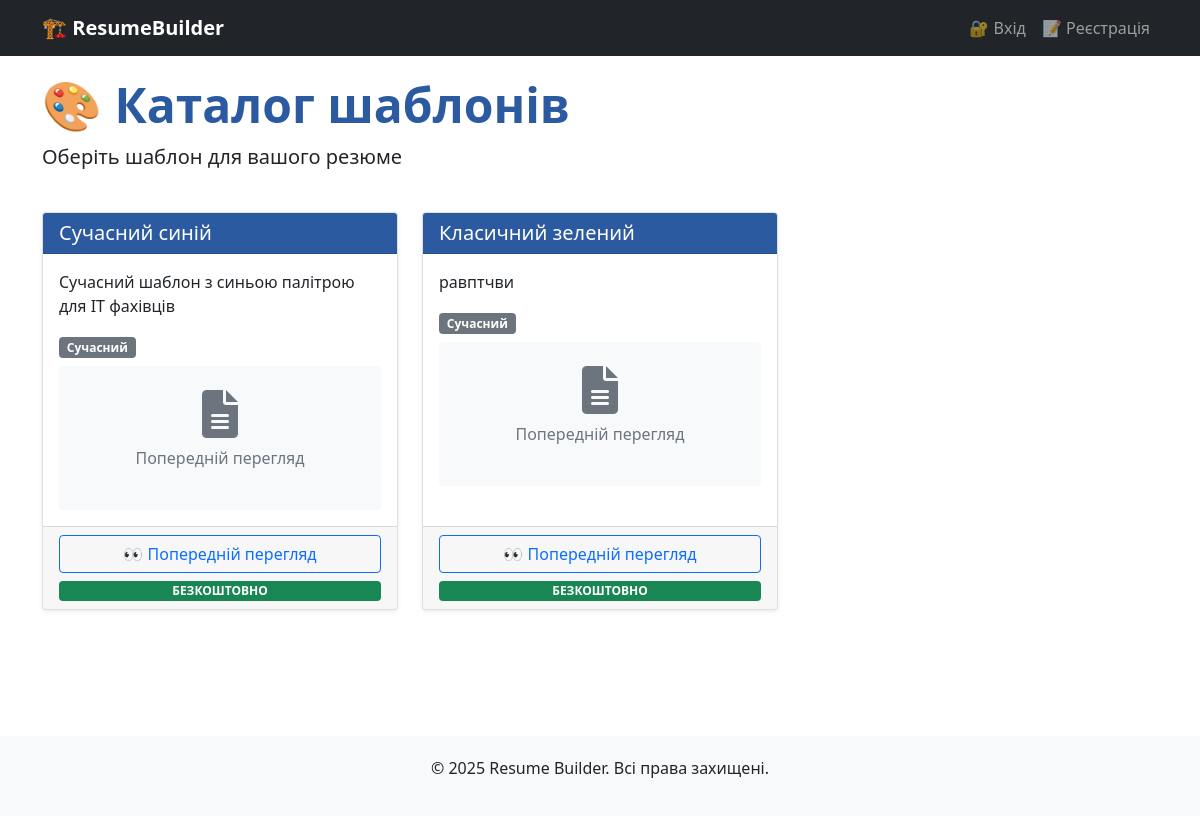
/templates/, run on the app's committed database.
### resumes/models.py (models this page shows, shortened)
class ResumeTemplate(models.Model):
    TEMPLATE_TYPES = [
        ('modern', 'Сучасний'),
        ('classic', 'Класичний'),
        ('creative', 'Креативний'),
        ('minimal', 'Мінімалістичний'),
    ]
    name = models.CharField(max_length=100, verbose_name="Назва шаблону")
    description = models.TextField(verbose_name="Опис")
    template_type = models.CharField(max_length=20, choices=TEMPLATE_TYPES, default='modern', verbose_name="Тип шаблону")
    preview_image = models.ImageField(upload_to='template_previews/', blank=True, null=True, verbose_name="Зображення перегляду")
    html_template = models.TextField(verbose_name="HTML шаблон")
    css_styles = models.TextField(verbose_name="CSS стилі")
    is_active = models.BooleanField(default=True, verbose_name="Активний")
    is_premium = models.BooleanField(default=False, verbose_name="Преміум")
    price = models.DecimalField(max_digits=6, decimal_places=2, default=0, verbose_name="Ціна")
    created_at = models.DateTimeField(auto_now_add=True)
    class Meta:
        verbose_name = "Шаблон резюме"
        verbose_name_plural = "Шаблони резюме"

### resumes/views.py (the view)
# urls.py: path('templates/', views.template_catalog, name='template_catalog'),
def template_catalog(request):
    templates = ResumeTemplate.objects.filter(is_active=True)
    return render(request, 'resumes/template_catalog.html', {'templates': templates})

### templates/resumes/template_catalog.html (shortened to what this page needs)
{% extends 'base.html' %}
{% block content %}
<div class="container">
    <div class="row mb-4">
        <div class="col-12">
            <h1 class="display-5 fw-bold text-primary">🎨 Каталог шаблонів</h1>
            <p class="lead">Оберіть шаблон для вашого резюме</p>
        </div>
    </div>
    <div class="row">
        {% for template in templates %}
        <div class="col-lg-4 col-md-6 mb-4">
            <div class="card h-100 shadow-sm">
                <div class="card-header bg-{% if template.is_premium %}warning{% else %}primary{% endif %} text-white">
                    <h5 class="mb-0">{{ template.name }}</h5>
                </div>
                <div class="card-body">
                    <p class="card-text">{{ template.description }}</p>
                    <div class="mb-2">
                        <span class="badge bg-secondary">{{ template.get_template_type_display }}</span>
                    </div>
                    {% if template.preview_image %}
                    <img src="{{ template.preview_image.url }}" class="card-img-top mb-3" alt="{{ template.name }}">
                    {% else %}
                    <div class="text-center py-4 bg-light rounded">
                        <i class="fas fa-file-alt fa-3x text-muted"></i>
                        <p class="mt-2 text-muted">Попередній перегляд</p>
                    </div>
                    {% endif %}
                </div>
                <div class="card-footer">
                    <div class="d-grid gap-2">
                        <a href="{% url 'template_preview' template.id %}" class="btn btn-outline-primary">
                            👀 Попередній перегляд
                        </a>
                        {% if template.is_premium %}
                        <button class="btn btn-warning" disabled>
                            💰 {{ template.price }} ₴
                        </button>
                        {% else %}
                        <span class="badge bg-success">БЕЗКОШТОВНО</span>
                        {% endif %}
                    </div>
                </div>
            </div>
        </div>
        {% empty %}
        <div class="col-12 text-center py-5">
            <i class="fas fa-templates fa-4x text-muted mb-3"></i>
            <h3 class="text-muted">Шаблони ще не додані</h3>
            <p class="text-muted">Спробуйте зайти пізніше</p>
        </div>
        {% endfor %}
    </div>
</div>
{% endblock %}

### static/css/resume.css (style rules this page uses)
.text-primary { color: #2c5aa0 !important; }
.bg-primary { background-color: #2c5aa0 !important; }

### data on the page
ResumeTemplate: name "Сучасний синій", description "Сучасний шаблон з синьою палітрою для IT фахівців", template_type "Сучасний", preview_image "Попередній перегляд", is_premium "БЕЗКОШТОВНО"
ResumeTemplate: name "Класичний зелений", description "равптчви", template_type "Сучасний", preview_image "Попередній перегляд", is_premium "БЕЗКОШТОВНО"
